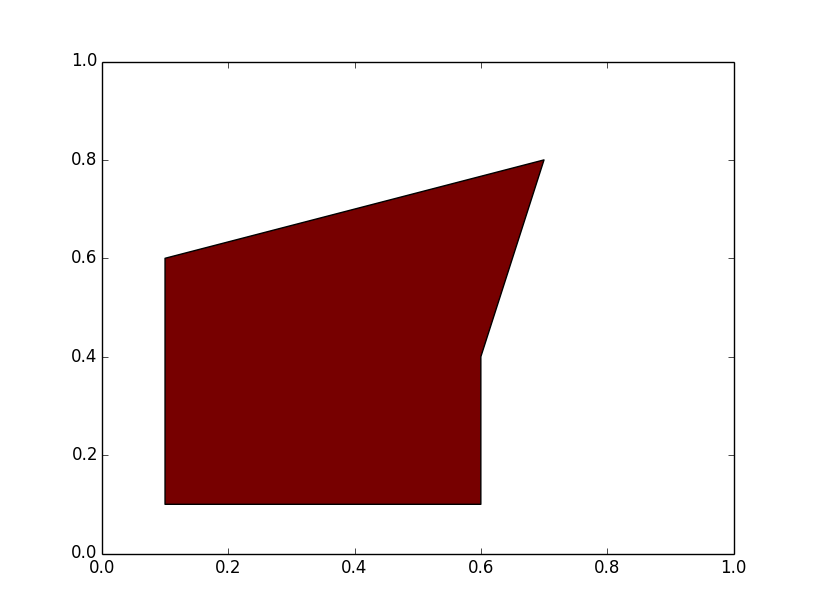

This chart was generated by the following Python code:
# -*- coding: utf-8 -*-
import matplotlib
import matplotlib.pyplot as plt

def main():
    fig = plt.figure()
    ax = fig.add_subplot(111)
    # 5点(0.1,0.1),(0.1,0.6),(0.7,0.8),(0.6,0.4),(0.6,0.1)を通る多角形を描画
    poly = plt.Polygon(((0.1,0.1),(0.1,0.6),(0.7,0.8),(0.6,0.4),(0.6,0.1)),fc="#770000")
    ax.add_patch(poly)
    plt.show()

if __name__ == '__main__':
    main()
